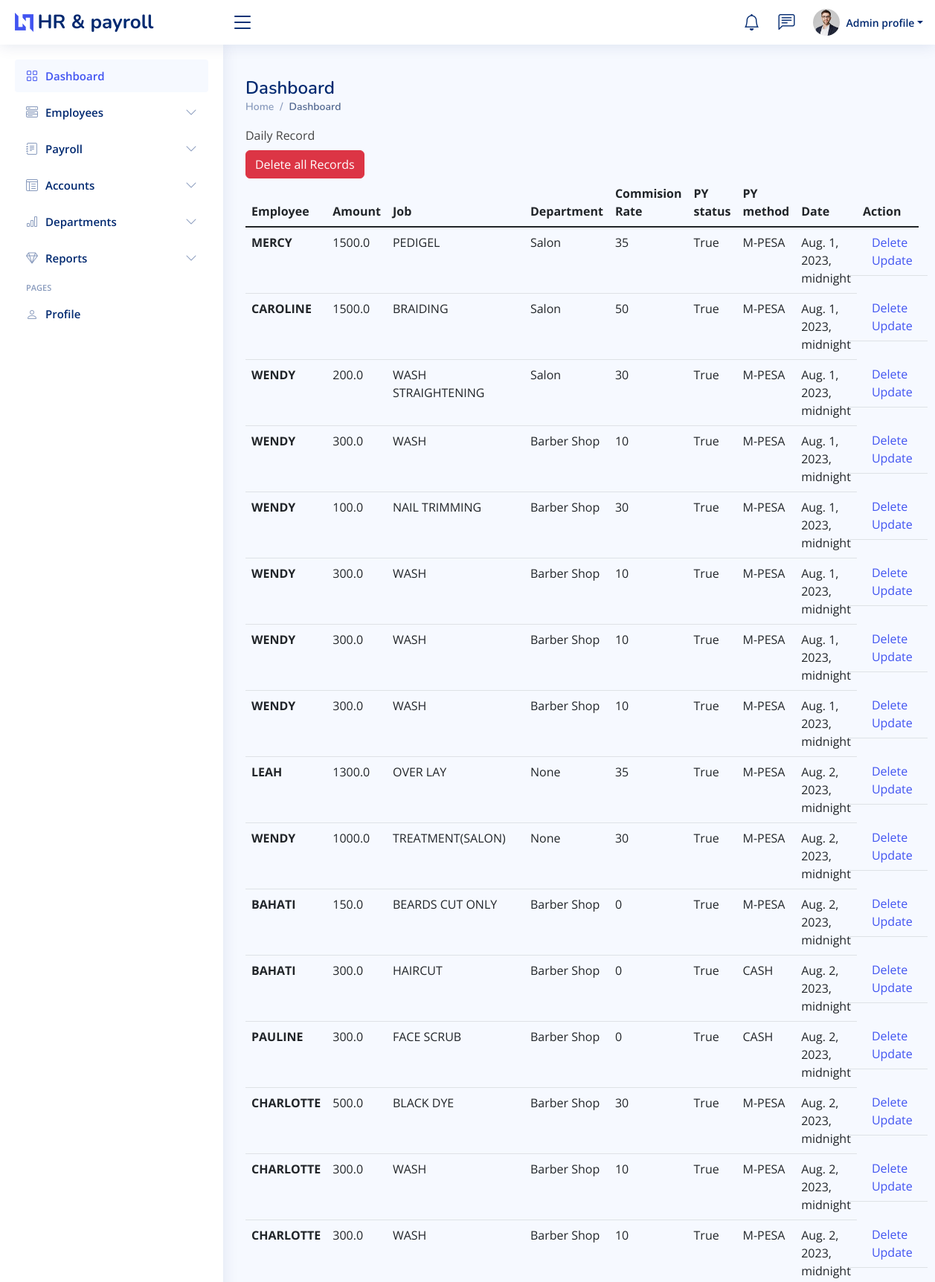
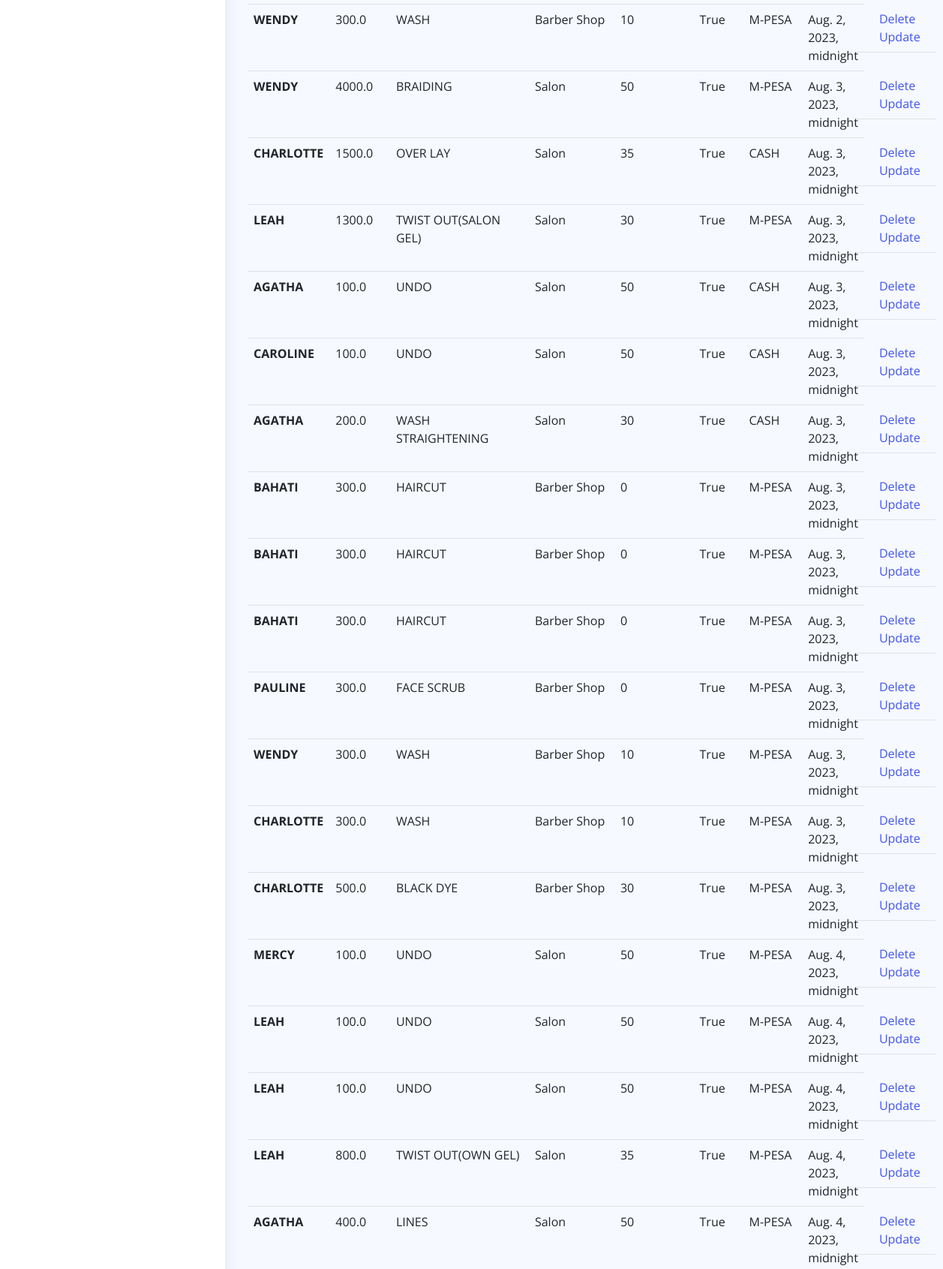
The page /home/dailyRecordList/ (upper part) on the database its author committed (2 pictures, top to bottom).
### first/models.py (models this page shows, shortened)
class DailyWork(models.Model):
    PAYEMENT_CHOICES = (
        ('M-PESA', 'm-pesa'),
        ('CASH', 'cash'),
        )
    employee_ID =  models.ForeignKey("Employees", on_delete=models.CASCADE)
    total_amount = models.FloatField()
    job_type = models.ForeignKey("Commision_saraly", on_delete=models.CASCADE)
    department = models.ForeignKey("Department", on_delete=models.CASCADE, null=True, blank=True)
    commision_rate = models.IntegerField()
    date = models.DateTimeField(blank=True, null=True)
    Payement_method = models.CharField(max_length=255, choices=PAYEMENT_CHOICES, null=True, blank=True)
    paid = models.BooleanField(default=True)

class Employees(models.Model):
    SALARY_TYPE_CHOICES = (
        ('COMMISION', 'Commision'),
        ('FIXED', 'Fixed'),
    )
    first_name = models.CharField(max_length=255)
    middle_name = models.CharField(max_length=255)
    last_name = models.CharField(max_length=255)
    username = models.CharField(max_length=255)
    Employement_id = models.IntegerField()
    Email = models.EmailField(blank=True, null=True)
    phone_number = models.IntegerField(blank=True, null=True)
    kra_pin = models.IntegerField(blank=True, null=True)
    image = models.ImageField(upload_to='upload/', default = 'a.png', blank=True, null=True)
    front_id_image = models.ImageField(upload_to='upload/',  default = 'a.png' ,  blank=True, null=True)
    back_id_image = models.ImageField(upload_to='upload/',  default = 'a.png',  blank=True, null=True)
    salary_type=models.CharField(max_length=255,blank=True, choices=SALARY_TYPE_CHOICES)
    department = models.ForeignKey("Department", on_delete=models.CASCADE, related_name='employees')
    next_of_kin_first_name = models.CharField(max_length=255, blank=True, null=True)
    next_of_kin_middle_name =models.CharField(max_length=255, blank=True, null=True)
    next_of_kin_last_name = models.CharField(max_length=255, blank=True, null=True)
    next_of_kin_national_id = models.IntegerField( blank=True, null=True)
    next_of_kin_relationship = models.CharField(max_length=255, blank=True, null=True)
    next_of_kin_phone_number = models.IntegerField(blank=True, null=True)
    next_of_kin_email = models.EmailField(blank=True, null=True)
    date = models.DateTimeField(auto_now_add=True, blank=True, null=True)
    total_income = models.IntegerField(default=0, blank=True)
    def __str__(self):
        return self.first_name

class Commision_saraly(models.Model):
    id = models.IntegerField(primary_key=True)
    job_type = models.CharField(max_length = 255, blank="True")
    department = models.ForeignKey("Department",on_delete = models.CASCADE)
    def __str__(self):
        return self.job_type

class Department(models.Model):
    id = models.IntegerField(primary_key=True)
    name = models.CharField(max_length=255)
    def __str__(self):
        return self.name

### first/dailyrecordViews.py (the view)
# urls.py: path('dailyRecordList/', dailyrecordViews.dailyRecordList, name='dailyRecordList'),
def dailyRecordList(request):
    dailyworks = DailyWork.objects.all().order_by('date')
    return render(request, 'Dashboard/dailyRecordList.html', {'dailyworks': dailyworks})

### first/templates/Dashboard/dailyRecordList.html (shortened to what this page needs)
{% extends "Dashboard/base.html" %}
{% load bootstrap5 %}
{% block content %}
<div class="row">
  <div class="col mb-2">
    <label for="employment_id" class="form-label">Daily Record</label>
    <div>
      <div class="col">
        <form method="post" action="{% url 'dailyworks_delete' %}">
          <button type="submit" class="btn btn-danger" value="submit">Delete all Records</button>
        </form>
      </div>
 </div>
      <table class="table ">
        <thead>
          <tr>
            <th scope="col">Employee</th>
            <th scope="col">Amount</th>
            <th scope="col">Job</th>
            <th scope="col">Department</th>
            <th scope="col">Commision Rate</th>
            <th scope="col"> PY status</th>
            <th scope="col">PY method</th>
            <th scope="col">Date</th>
            <th scope="col">Action</th>
          </tr>
        </thead>
        <tbody class="table-group-divider">
         {% for dailywork in dailyworks %}
             <tr>
            <th scope="row">{{ dailywork.employee_ID  }}</th>
            <td>{{ dailywork.total_amount }}</td>
            <td>{{ dailywork.job_type }}</td>
            <td>{{ dailywork.department }}</td>
            <td>{{ dailywork.commision_rate }}</td>
            <td>{{ dailywork.paid  }}</td>
            <td>{{ dailywork.Payement_method }}</td>
            <td>{{  dailywork.date }}</td>
            <td class="row">
                <form method="POST" class="col" action="{% url 'dailywork_delete' dailywork.pk %}">
                    <a href="{% url 'dailywork_delete' dailywork.pk %}" class="delete" title="Delete" ><i class="material-icons">&#xE517;</i>Delete</a>
                </form>
            <form method="POST" class="col" action="{% url 'dailywork_update' dailywork.pk %}">
                <a href="{% url 'dailywork_update' dailywork.pk %}" class="edit" title="Edit" data-toggle="tooltip"><i class="material-icons">&#xE254;</i>Update</a>
            </form>
            </td>
          </tr>
         {% endfor %}
        </tbody>
      </table>
    </div>
  </div>
{% endblock content %}

### static/css/style.css (style rules this page uses)
:root { scroll-behavior: smooth; }
body { font-family: "Open Sans", sans-serif; background: #f6f9ff; color: #444444; }

### rows shown on the page
DailyWork: employee_ID "MERCY", total_amount "1500.0", job_type "PEDIGEL", department "Salon", commision_rate "35", paid "True", Payement_method "M-PESA", date "Aug. 1, 2023, midnight"
DailyWork: employee_ID "CAROLINE", total_amount "1500.0", job_type "BRAIDING", department "Salon", commision_rate "50", paid "True", Payement_method "M-PESA", date "Aug. 1, 2023, midnight"
DailyWork: employee_ID "WENDY", total_amount "200.0", job_type "WASH STRAIGHTENING", department "Salon", commision_rate "30", paid "True", Payement_method "M-PESA", date "Aug. 1, 2023, midnight"
DailyWork: employee_ID "WENDY", total_amount "300.0", job_type "WASH", department "Barber Shop", commision_rate "10", paid "True", Payement_method "M-PESA", date "Aug. 1, 2023, midnight"
DailyWork: employee_ID "WENDY", total_amount "100.0", job_type "NAIL TRIMMING", department "Barber Shop", commision_rate "30", paid "True", Payement_method "M-PESA", date "Aug. 1, 2023, midnight"
DailyWork: employee_ID "WENDY", total_amount "300.0", job_type "WASH", department "Barber Shop", commision_rate "10", paid "True", Payement_method "M-PESA", date "Aug. 1, 2023, midnight"
DailyWork: employee_ID "WENDY", total_amount "300.0", job_type "WASH", department "Barber Shop", commision_rate "10", paid "True", Payement_method "M-PESA", date "Aug. 1, 2023, midnight"
DailyWork: employee_ID "WENDY", total_amount "300.0", job_type "WASH", department "Barber Shop", commision_rate "10", paid "True", Payement_method "M-PESA", date "Aug. 1, 2023, midnight"
DailyWork: employee_ID "LEAH", total_amount "1300.0", job_type "OVER LAY", department "None", commision_rate "35", paid "True", Payement_method "M-PESA", date "Aug. 2, 2023, midnight"
DailyWork: employee_ID "WENDY", total_amount "1000.0", job_type "TREATMENT(SALON)", department "None", commision_rate "30", paid "True", Payement_method "M-PESA", date "Aug. 2, 2023, midnight"
DailyWork: employee_ID "BAHATI", total_amount "150.0", job_type "BEARDS CUT ONLY", department "Barber Shop", commision_rate "0", paid "True", Payement_method "M-PESA", date "Aug. 2, 2023, midnight"
DailyWork: employee_ID "BAHATI", total_amount "300.0", job_type "HAIRCUT", department "Barber Shop", commision_rate "0", paid "True", Payement_method "CASH", date "Aug. 2, 2023, midnight"
DailyWork: employee_ID "PAULINE", total_amount "300.0", job_type "FACE SCRUB", department "Barber Shop", commision_rate "0", paid "True", Payement_method "CASH", date "Aug. 2, 2023, midnight"
DailyWork: employee_ID "CHARLOTTE", total_amount "500.0", job_type "BLACK DYE", department "Barber Shop", commision_rate "30", paid "True", Payement_method "M-PESA", date "Aug. 2, 2023, midnight"
DailyWork: employee_ID "CHARLOTTE", total_amount "300.0", job_type "WASH", department "Barber Shop", commision_rate "10", paid "True", Payement_method "M-PESA", date "Aug. 2, 2023, midnight"
DailyWork: employee_ID "CHARLOTTE", total_amount "300.0", job_type "WASH", department "Barber Shop", commision_rate "10", paid "True", Payement_method "M-PESA", date "Aug. 2, 2023, midnight"
DailyWork: employee_ID "WENDY", total_amount "300.0", job_type "WASH", department "Barber Shop", commision_rate "10", paid "True", Payement_method "M-PESA", date "Aug. 2, 2023, midnight"
DailyWork: employee_ID "WENDY", total_amount "4000.0", job_type "BRAIDING", department "Salon", commision_rate "50", paid "True", Payement_method "M-PESA", date "Aug. 3, 2023, midnight"
DailyWork: employee_ID "CHARLOTTE", total_amount "1500.0", job_type "OVER LAY", department "Salon", commision_rate "35", paid "True", Payement_method "CASH", date "Aug. 3, 2023, midnight"
DailyWork: employee_ID "LEAH", total_amount "1300.0", job_type "TWIST OUT(SALON GEL)", department "Salon", commision_rate "30", paid "True", Payement_method "M-PESA", date "Aug. 3, 2023, midnight"
DailyWork: employee_ID "AGATHA", total_amount "100.0", job_type "UNDO", department "Salon", commision_rate "50", paid "True", Payement_method "CASH", date "Aug. 3, 2023, midnight"
DailyWork: employee_ID "CAROLINE", total_amount "100.0", job_type "UNDO", department "Salon", commision_rate "50", paid "True", Payement_method "CASH", date "Aug. 3, 2023, midnight"
DailyWork: employee_ID "AGATHA", total_amount "200.0", job_type "WASH STRAIGHTENING", department "Salon", commision_rate "30", paid "True", Payement_method "CASH", date "Aug. 3, 2023, midnight"
DailyWork: employee_ID "BAHATI", total_amount "300.0", job_type "HAIRCUT", department "Barber Shop", commision_rate "0", paid "True", Payement_method "M-PESA", date "Aug. 3, 2023, midnight"
DailyWork: employee_ID "BAHATI", total_amount "300.0", job_type "HAIRCUT", department "Barber Shop", commision_rate "0", paid "True", Payement_method "M-PESA", date "Aug. 3, 2023, midnight"
DailyWork: employee_ID "BAHATI", total_amount "300.0", job_type "HAIRCUT", department "Barber Shop", commision_rate "0", paid "True", Payement_method "M-PESA", date "Aug. 3, 2023, midnight"
DailyWork: employee_ID "PAULINE", total_amount "300.0", job_type "FACE SCRUB", department "Barber Shop", commision_rate "0", paid "True", Payement_method "M-PESA", date "Aug. 3, 2023, midnight"
DailyWork: employee_ID "WENDY", total_amount "300.0", job_type "WASH", department "Barber Shop", commision_rate "10", paid "True", Payement_method "M-PESA", date "Aug. 3, 2023, midnight"
DailyWork: employee_ID "CHARLOTTE", total_amount "300.0", job_type "WASH", department "Barber Shop", commision_rate "10", paid "True", Payement_method "M-PESA", date "Aug. 3, 2023, midnight"
DailyWork: employee_ID "CHARLOTTE", total_amount "500.0", job_type "BLACK DYE", department "Barber Shop", commision_rate "30", paid "True", Payement_method "M-PESA", date "Aug. 3, 2023, midnight"
DailyWork: employee_ID "MERCY", total_amount "100.0", job_type "UNDO", department "Salon", commision_rate "50", paid "True", Payement_method "M-PESA", date "Aug. 4, 2023, midnight"
DailyWork: employee_ID "LEAH", total_amount "100.0", job_type "UNDO", department "Salon", commision_rate "50", paid "True", Payement_method "M-PESA", date "Aug. 4, 2023, midnight"
DailyWork: employee_ID "LEAH", total_amount "100.0", job_type "UNDO", department "Salon", commision_rate "50", paid "True", Payement_method "M-PESA", date "Aug. 4, 2023, midnight"
DailyWork: employee_ID "LEAH", total_amount "800.0", job_type "TWIST OUT(OWN GEL)", department "Salon", commision_rate "35", paid "True", Payement_method "M-PESA", date "Aug. 4, 2023, midnight"
DailyWork: employee_ID "AGATHA", total_amount "400.0", job_type "LINES", department "Salon", commision_rate "50", paid "True", Payement_method "M-PESA", date "Aug. 4, 2023, midnight"
